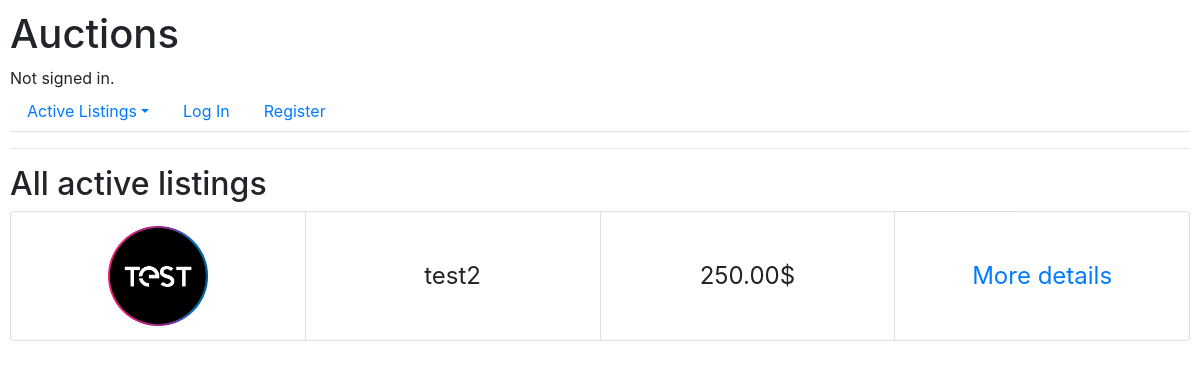
The app's page /, older data.
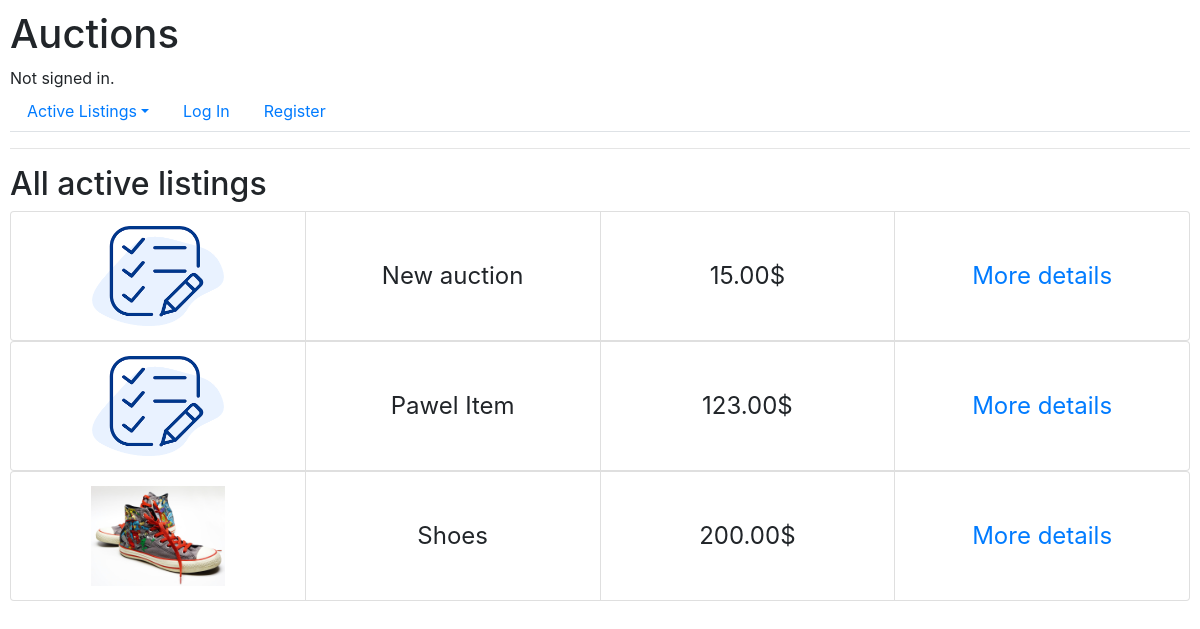
The same page, newer data.
### auctions/models.py (models this page shows, shortened)
class Auction(models.Model):
    title = models.CharField(max_length=64)
    description = models.CharField(max_length=300)
    current_bid = models.DecimalField(max_digits=15, decimal_places=2)
    created_date = models.DateTimeField(auto_now_add=True)
    image = models.ImageField(upload_to="images/auctions/", default=get_default_image_path)
    category = models.ForeignKey(Category, on_delete=models.CASCADE, related_name="auctionCategory")
    author = models.ForeignKey(User, on_delete=models.CASCADE, related_name="auctionAutor")
    is_active = models.BooleanField(default=True)
    winner = models.ForeignKey(User, on_delete=models.CASCADE, null=True, default = None, related_name="auctionBuyer")
    confirmed = models.BooleanField(default=False)

### auctions/views.py (the view)
# urls.py: path("", views.index, name="index"),
def index(request, category_id = 0):
    clicked = []
    winner_auctions = []
    if request.user.is_authenticated:
        winner_auctions = Auction.objects.filter(confirmed = False, winner =  request.user)
    categories = Category.objects.all()
    if category_id:
        listings = Auction.objects.filter(category_id=category_id)
        category_name = Category.objects.get(id= category_id).name
    else:
        listings = Auction.objects.all()
        category_name = "All"
    if request.user.is_authenticated:
        user = request.user
        watchlist, created = WatchList.objects.get_or_create(user=user)
        clicked = [offer.id for offer in watchlist.offer.all()]
    return render(request, "auctions/index.html",{
        "listings": listings.filter(is_active = True),
        "clicked": clicked,
        "categories": categories,
        "category": category_name,
        "winner_auctions": winner_auctions
    })

### auctions/templates/auctions/index.html (shortened to what this page needs)
{% extends "auctions/layout.html" %}
{% block body %}
    <h2>{{category}} active listings</h2>
    {% for listing in listings %}
        <div class="product">
            <ul class="list-group list-group-horizontal">
                <li class="list-group-item"><img src="{{ listing.image.url }}" alt="Obrazek"></li>
                <li class="list-group-item">{{ listing.title }}</li>
                <li class="list-group-item">{{ listing.current_bid }}$</li>
                <li class="list-group-item"><a href="{% url 'product' listing.id %}">More details</a></li>
            </ul>
        </div>
    {% endfor %}
{% endblock %}

### auctions/templates/auctions/layout.html (shortened to what this page needs)
{% load static %}
<!DOCTYPE html>
<html lang="en">
    <head>
        <link rel="stylesheet" href="https://stackpath.bootstrapcdn.com/bootstrap/4.4.1/css/bootstrap.min.css">
        <link href="{% static 'auctions/styles.css' %}" rel="stylesheet">
    </head>
    <body>
        <h1>Auctions</h1>
        <div>
            {% if user.is_authenticated %}
                Signed in as <strong>{{ user.username }}</strong>.
            {% else %}
                Not signed in.
            {% endif %}
        </div>
        <ul class="nav nav-tabs">
            <li class="nav-item dropdown">
                <a class="nav-link dropdown-toggle" data-bs-toggle="dropdown" href="{% url 'index' %}" role="button" aria-expanded="false">Active Listings</a>
            </li>
            {% if user.is_authenticated %}
                <li class="nav-item">
                    <a class="nav-link" href="{% url 'logout' %}">Log Out</a>
                </li>
                <li class="nav-item">
                    <a class="nav-link" href="{% url 'addListing' %}">Create Listing</a>
                </li>
                <li class="nav-item">
                    <a class="nav-link" href="{% url 'watchlist' %}">Your Watchlist</a>
                </li>
                <li class="nav-item">
                    <a class="nav-link" href="{% url 'user_offers' user.username %}">Your Auctions</a>
                </li>
            {% else %}
                <li class="nav-item">
                    <a class="nav-link" href="{% url 'login' %}">Log In</a>
                </li>
                <li class="nav-item">
                    <a class="nav-link" href="{% url 'register' %}">Register</a>
                </li>
            {% endif %}
        </ul>
        <hr>
        {% block body %}
        {% endblock %}
    </body>
</html>

### auctions/static/auctions/styles.css (style rules this page uses)
body { padding: 10px; }
.list-group-item img { height: 100px; max-width: 100%; }
.product { list-style: none; padding: 0; margin: 0; display: flex; justify-content: center; align-items: center; }
.list-group { display: flex; justify-content: center; align-items: stretch; width: 100%; height: 130px; }
.list-group-item { flex: 1; display: flex; flex-direction: column; justify-content: center; align-items: center; text-align: center; font-size: x-large; }

Row changes from the older to the newer data that the page shows:
no longer on this page (row edited): Auction: image (picture), title "test2", current_bid "250.00"
added Auction: image (placeholder picture), title "New auction", current_bid "15.00"
added Auction: image (placeholder picture), title "Pawel Item", current_bid "123.00"
added Auction: image (picture), title "Shoes", current_bid "200.00"
